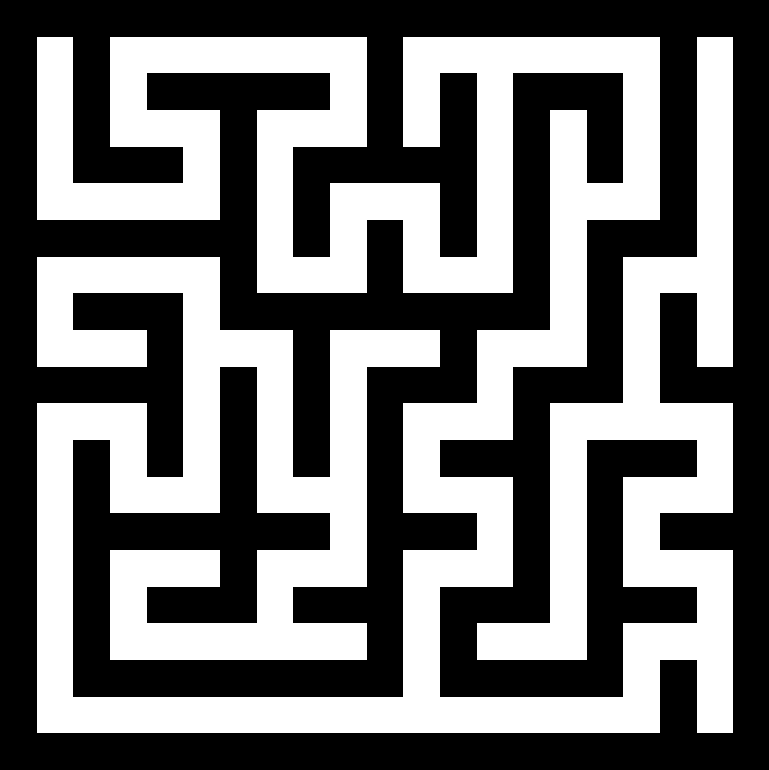

Python code for this plot:
import numpy as np

import matplotlib.pyplot as plt

def create_maze(width, height):
    maze = np.ones((height, width), dtype=bool)
    # maze = [['#'] * width for _ in range(height)]
    start_x, start_y = 1, 1
    maze[start_y][start_x] = False

    def dfs(x, y):
        directions = [(0, 1), (1, 0), (0, -1), (-1, 0)]
        np.random.shuffle(directions)
        for dx, dy in directions:
            nx, ny = x + 2 * dx, y + 2 * dy
            if 0 < nx < width - 1 and 0 < ny < height - 1 and maze[ny][nx] == True:
                maze[ny - dy][nx - dx] = False
                maze[ny][nx] = False
                dfs(nx, ny)
    dfs(start_x, start_y)
    return maze

def plot_maze(maze, filename):
    plt.figure(figsize=(10, 10))
    plt.imshow(maze, cmap='binary')
    plt.axis('off')
    plt.savefig(filename, bbox_inches='tight', pad_inches=0)
    plt.close()

if __name__ == "__main__":
    width, height = 21, 21  # Dimensions of the maze
    maze = create_maze(width, height)
    plot_maze(maze, 'maze.png')